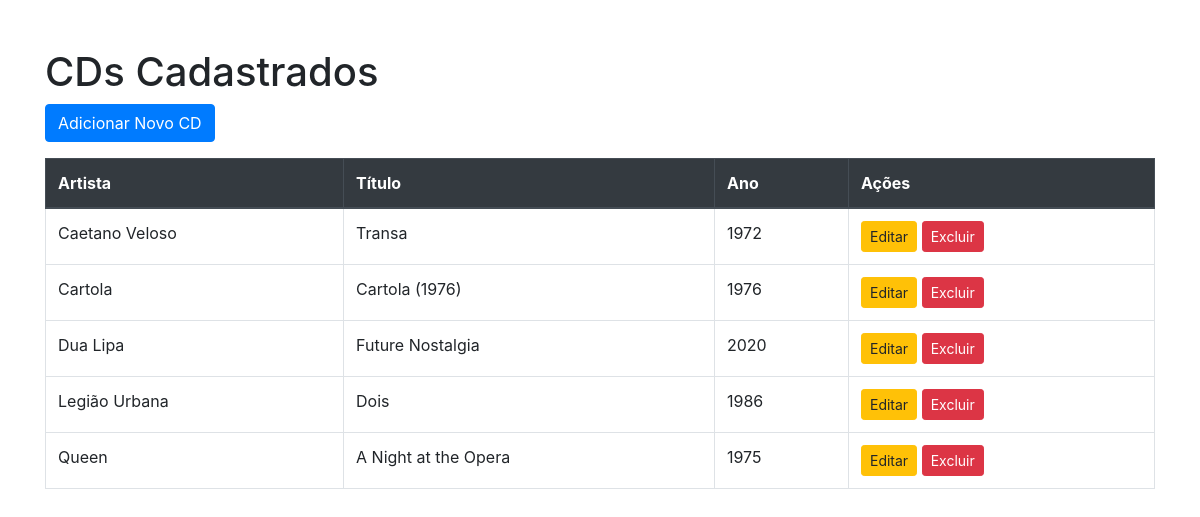
The page / on the database its author committed.
### tables this page shows
CREATE TABLE `cd` (
  `id` int NOT NULL AUTO_INCREMENT,
  `artista` varchar(200) DEFAULT NULL,
  `titulo` varchar(200) DEFAULT NULL,
  `descricao` text,
  `preco` double DEFAULT NULL,
  `ano` varchar(4) DEFAULT NULL,
  `estilo` varchar(50) DEFAULT NULL,
  `gravadora` varchar(50) DEFAULT NULL,
  PRIMARY KEY (`id`)
);

### src/Database.php (called while the page is built, shortened)
<?php
class Database {
    private static $instance = null;
    private $conn;
    private function __construct() {
        $host = defined('DB_HOST') ? DB_HOST : '';
        $name = defined('DB_NAME') ? DB_NAME : '';
        $user = defined('DB_USER') ? DB_USER : '';
        $pass = defined('DB_PASS') ? DB_PASS : '';
        $this->conn = new mysqli($host, $user, $pass, $name);
        $this->conn->set_charset("utf8mb4");
    }
    public static function getInstance() {
        if (!self::$instance) {
            self::$instance = new Database();
        }
        return self::$instance;
    }
    public function getConnection() {
        return $this->conn;
    }
}

### src/Cd.php (called while the page is built, shortened)
<?php
class Cd {
    private $db;
    public function __construct() {
        $this->db = Database::getInstance()->getConnection();
    }
    public function lerTodos() {
        $sql = "SELECT * FROM cd ORDER BY artista, titulo";
        $result = $this->db->query($sql);
        return $result->fetch_all(MYSQLI_ASSOC);
    }
}

### index.php (the view, shortened to what this page needs)
<?php
require 'src/Database.php';
require 'src/Cd.php';
$cdManager = new Cd();
$cds = $cdManager->lerTodos();
?>
<!DOCTYPE html>
<html lang="pt-br">
<head>
    <link rel="stylesheet" href="https://stackpath.bootstrapcdn.com/bootstrap/4.5.2/css/bootstrap.min.css">
</head>
<body>
<div class="container mt-5">
    <h1>CDs Cadastrados</h1>
    <a href="/public/adicionar.php" class="btn btn-primary mb-3">Adicionar Novo CD</a>
    <table class="table table-bordered">
        <thead class="thead-dark">
            <tr>
                <th>Artista</th>
                <th>Título</th>
                <th>Ano</th>
                <th>Ações</th>
            </tr>
        </thead>
        <tbody>
    <?php if (count($cds) > 0): ?>
        <?php foreach ($cds as $cd): ?>
        <tr>
            <td><?= htmlspecialchars($cd['artista']) ?></td>
            <td><?= htmlspecialchars($cd['titulo']) ?></td>
            <td><?= htmlspecialchars($cd['ano']) ?></td>
            <td>
                <a href="/public/editar.php?id=<?= $cd['id'] ?>" class="btn btn-sm btn-warning">Editar</a>
                <a href="/public/excluir.php?id=<?= $cd['id'] ?>" class="btn btn-sm btn-danger" onclick="return confirm('Tem certeza que deseja excluir este CD?');">Excluir</a>
            </td>
        </tr>
        <?php endforeach; ?>
    <?php else: ?>
        <tr>
            <td colspan="4" class="text-center">Nenhum CD cadastrado.</td>
        </tr>
    <?php endif; ?>
</tbody>
    </table>
</div>
</body>
</html>

### rows shown on the page
cd: artista "Caetano Veloso", titulo "Transa", ano "1972"
cd: artista "Cartola", titulo "Cartola (1976)", ano "1976"
cd: artista "Dua Lipa", titulo "Future Nostalgia", ano "2020"
cd: artista "Legião Urbana", titulo "Dois", ano "1986"
cd: artista "Queen", titulo "A Night at the Opera", ano "1975"
